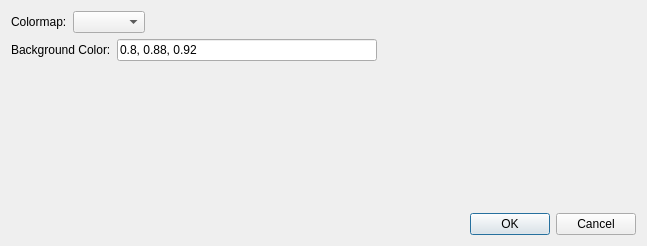
<?xml version="1.0" encoding="UTF-8"?>
<ui version="4.0">
 <class>Dialog</class>
 <widget class="QDialog" name="Dialog">
  <property name="geometry">
   <rect>
    <x>0</x>
    <y>0</y>
    <width>647</width>
    <height>246</height>
   </rect>
  </property>
  <property name="windowTitle">
   <string>Dialog</string>
  </property>
  <layout class="QVBoxLayout" name="verticalLayout_2">
   <item>
    <layout class="QVBoxLayout" name="verticalLayout">
     <item>
      <layout class="QHBoxLayout" name="horizontalLayout_3">
       <item>
        <widget class="QLabel" name="label">
         <property name="text">
          <string>Colormap:</string>
         </property>
        </widget>
       </item>
       <item>
        <widget class="QComboBox" name="colors_comboBox">
         <property name="toolTip">
          <string>Select a colormap for plotting results</string>
         </property>
        </widget>
       </item>
       <item>
        <spacer name="horizontalSpacer_3">
         <property name="orientation">
          <enum>Qt::Horizontal</enum>
         </property>
         <property name="sizeHint" stdset="0">
          <size>
           <width>40</width>
           <height>20</height>
          </size>
         </property>
        </spacer>
       </item>
      </layout>
     </item>
     <item>
      <layout class="QHBoxLayout" name="horizontalLayout_2">
       <item>
        <widget class="QLabel" name="label_2">
         <property name="text">
          <string>Background Color:</string>
         </property>
        </widget>
       </item>
       <item>
        <widget class="QLineEdit" name="background_color_txt">
         <property name="text">
          <string>0.8, 0.88, 0.92</string>
         </property>
        </widget>
       </item>
       <item>
        <spacer name="horizontalSpacer_2">
         <property name="orientation">
          <enum>Qt::Horizontal</enum>
         </property>
         <property name="sizeHint" stdset="0">
          <size>
           <width>40</width>
           <height>20</height>
          </size>
         </property>
        </spacer>
       </item>
      </layout>
     </item>
     <item>
      <spacer name="verticalSpacer">
       <property name="orientation">
        <enum>Qt::Vertical</enum>
       </property>
       <property name="sizeHint" stdset="0">
        <size>
         <width>20</width>
         <height>88</height>
        </size>
       </property>
      </spacer>
     </item>
     <item>
      <layout class="QHBoxLayout" name="horizontalLayout">
       <item>
        <spacer name="horizontalSpacer">
         <property name="orientation">
          <enum>Qt::Horizontal</enum>
         </property>
         <property name="sizeHint" stdset="0">
          <size>
           <width>40</width>
           <height>20</height>
          </size>
         </property>
        </spacer>
       </item>
       <item>
        <widget class="QDialogButtonBox" name="buttonBox">
         <property name="orientation">
          <enum>Qt::Horizontal</enum>
         </property>
         <property name="standardButtons">
          <set>QDialogButtonBox::Cancel|QDialogButtonBox::Ok</set>
         </property>
        </widget>
       </item>
      </layout>
     </item>
    </layout>
   </item>
  </layout>
 </widget>
 <resources/>
 <connections>
  <connection>
   <sender>buttonBox</sender>
   <signal>accepted()</signal>
   <receiver>Dialog</receiver>
   <slot>accept()</slot>
   <hints>
    <hint type="sourcelabel">
     <x>248</x>
     <y>254</y>
    </hint>
    <hint type="destinationlabel">
     <x>157</x>
     <y>274</y>
    </hint>
   </hints>
  </connection>
  <connection>
   <sender>buttonBox</sender>
   <signal>rejected()</signal>
   <receiver>Dialog</receiver>
   <slot>reject()</slot>
   <hints>
    <hint type="sourcelabel">
     <x>316</x>
     <y>260</y>
    </hint>
    <hint type="destinationlabel">
     <x>286</x>
     <y>274</y>
    </hint>
   </hints>
  </connection>
  <connection>
   <sender>colors_comboBox</sender>
   <signal>currentIndexChanged(int)</signal>
   <receiver>Dialog</receiver>
   <slot>update_colormap()</slot>
   <hints>
    <hint type="sourcelabel">
     <x>275</x>
     <y>23</y>
    </hint>
    <hint type="destinationlabel">
     <x>184</x>
     <y>57</y>
    </hint>
   </hints>
  </connection>
  <connection>
   <sender>background_color_txt</sender>
   <signal>textChanged(QString)</signal>
   <receiver>Dialog</receiver>
   <slot>update_background_color()</slot>
   <hints>
    <hint type="sourcelabel">
     <x>236</x>
     <y>48</y>
    </hint>
    <hint type="destinationlabel">
     <x>323</x>
     <y>122</y>
    </hint>
   </hints>
  </connection>
 </connections>
 <slots>
  <slot>update_background_color()</slot>
  <slot>update_colormap()</slot>
 </slots>
</ui>
